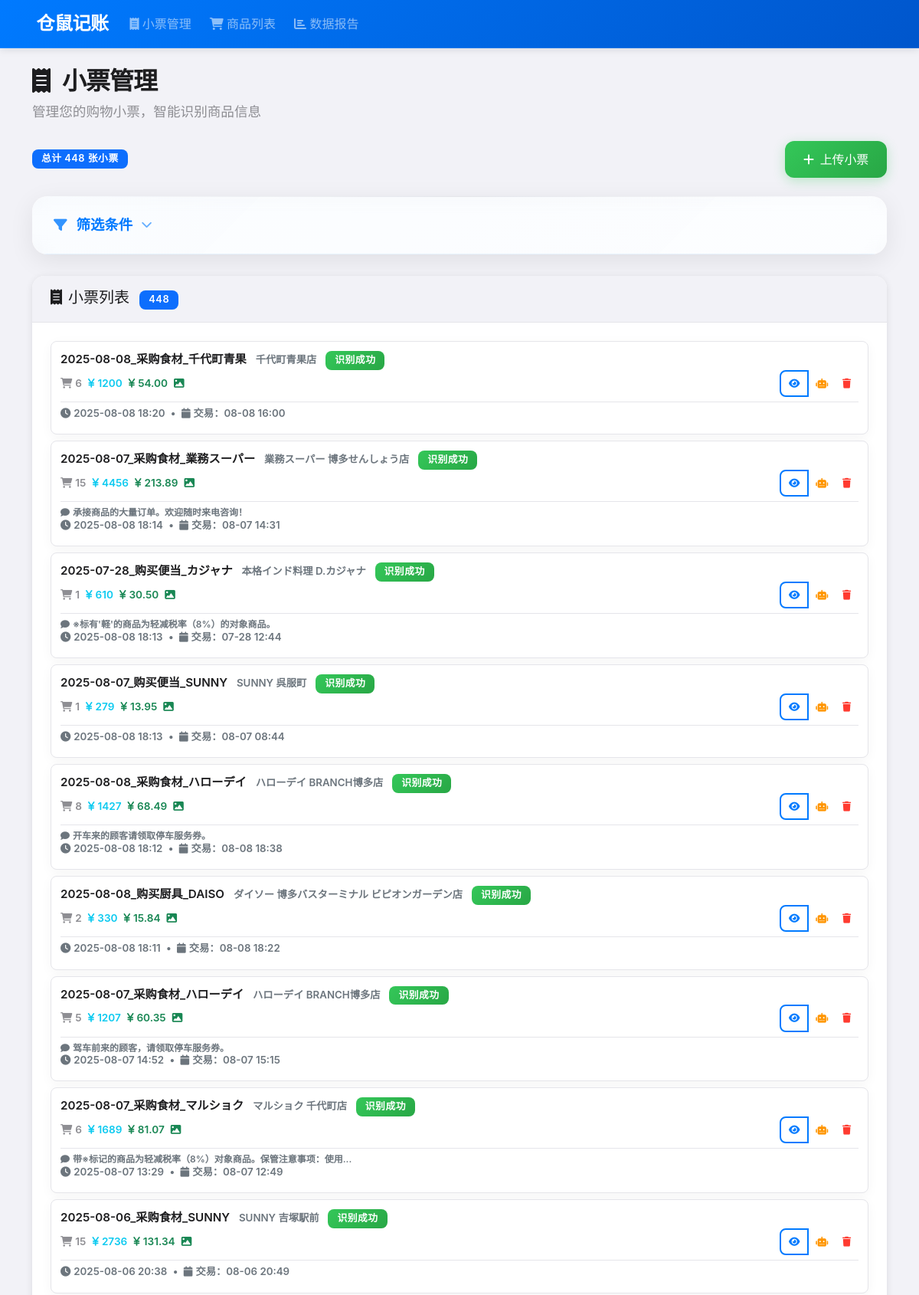
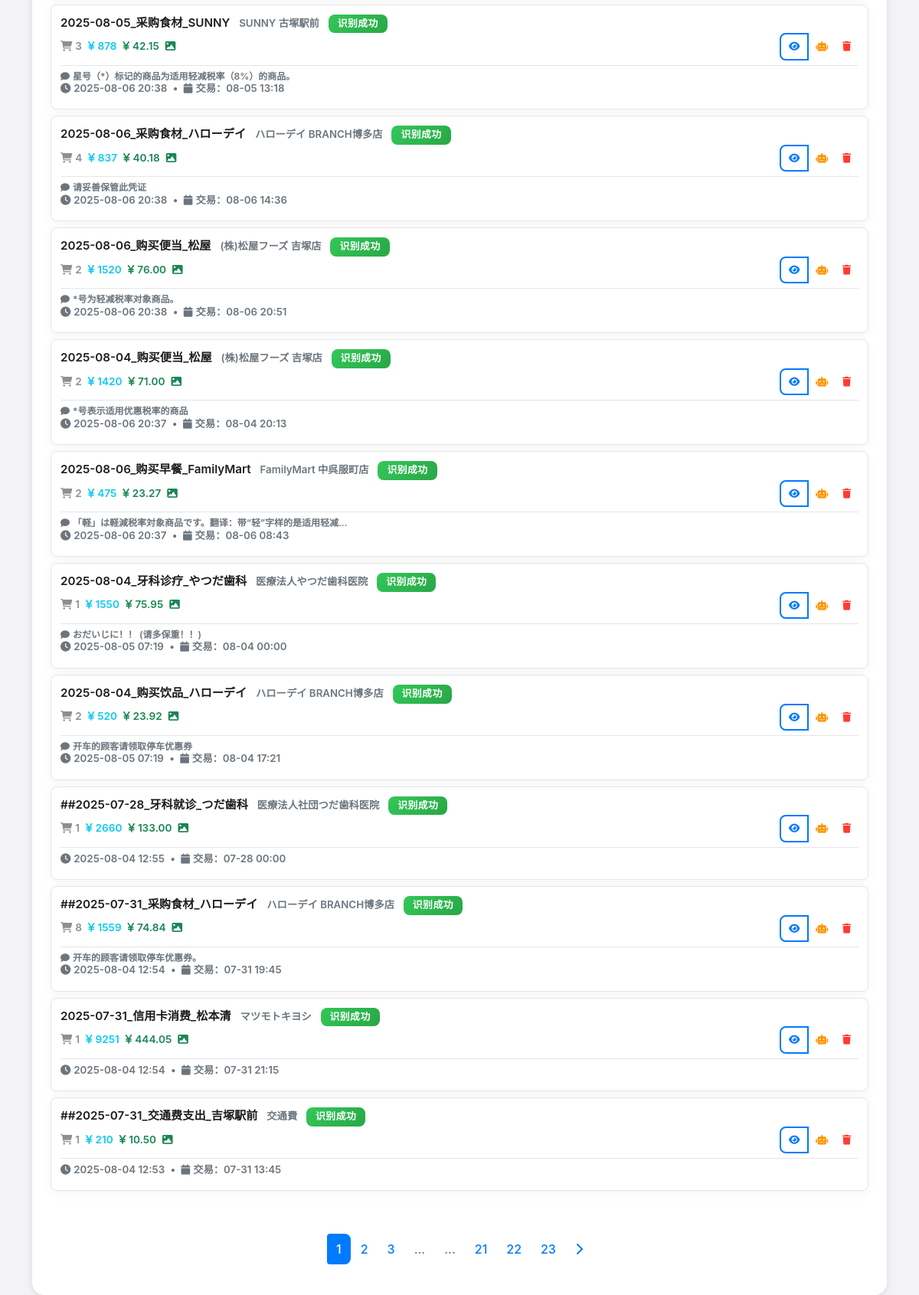
Page /receipts on the committed database (2 pictures, top to bottom).
### app/models.py (models this page shows, shortened)
class Receipt(db.Model):
    __tablename__ = "receipts"
    id: Mapped[int] = mapped_column(Integer, primary_key=True)
    name: Mapped[str] = mapped_column(
        String(255), nullable=False, default="未命名小票"
    )  # 将长度扩展到255以支持AI生成的文件名
    image_filename: Mapped[Optional[str]] = mapped_column(String(255), nullable=True)
    text_description: Mapped[Optional[str]] = mapped_column(String, nullable=True)
    notes: Mapped[Optional[str]] = mapped_column(String, nullable=True)
    exchange_rate: Mapped[Optional[float]] = mapped_column(Float, nullable=True)
    store_name: Mapped[Optional[str]] = mapped_column(
        String(100), nullable=True
    )  # 店铺名称
    store_category: Mapped[Optional[str]] = mapped_column(
        String(50), nullable=True
    )  # 店铺分类
    created_at: Mapped[datetime] = mapped_column(DateTime, default=datetime.utcnow)
    transaction_time: Mapped[Optional[datetime]] = mapped_column(
        DateTime, nullable=True
    )
    updated_at: Mapped[datetime] = mapped_column(
        DateTime, default=datetime.utcnow, onupdate=datetime.utcnow
    )
    status: Mapped[RecognitionStatus] = mapped_column(
        Enum(RecognitionStatus), default=RecognitionStatus.PENDING, nullable=False
    )
    items: Mapped[List["Item"]] = relationship(
        "Item", back_populates="receipt", cascade="all, delete-orphan"
    )

### app/frontend.py (the view)
@frontend_bp.route("/receipts")
def receipt_list():
    receipts, pagination = ReceiptService.get_all_receipts(request.args)
    return render_template(
        "receipt_list.html", receipts=receipts, pagination=pagination
    )

### app/templates/receipt_list.html (shortened to what this page needs)
{% extends "base.html" %}
{% block content %}
<div class="mb-4">
    <h1 class="page-title"><i class="fas fa-receipt me-3"></i>小票管理</h1>
    <p class="page-subtitle">管理您的购物小票，智能识别商品信息</p>
    <div class="d-flex justify-content-between align-items-center">
        <div class="d-flex align-items-center">
            <span class="badge bg-primary me-2">总计 {{ pagination.total }} 张小票</span>
        </div>
        <button class="btn btn-success" data-bs-toggle="modal" data-bs-target="#uploadModal">
            <i class="fas fa-plus me-2"></i>上传小票
        </button>
    </div>
</div>
<div class="filter-section">
    <div class="filter-header">
        <button class="filter-toggle-btn" type="button" data-bs-toggle="collapse" data-bs-target="#filterCollapse"
                aria-expanded="false" aria-controls="filterCollapse">
            <i class="fas fa-filter"></i>
            <span>筛选条件</span>
            <i class="fas fa-chevron-down" id="filterToggleIcon"></i>
        </button>
    </div>
</div>
{% if receipts %}
<div class="card">
    <div class="card-header d-flex justify-content-between align-items-center">
        <h5 class="mb-0">
            <i class="fas fa-receipt me-2"></i>小票列表
            <span class="badge bg-primary ms-2">{{ pagination.total }}</span>
        </h5>
    </div>
    <div class="card-body">
        <div class="row g-2" id="receiptGrid">
            {% for receipt in receipts %}
            <div class="col-12">
                <div class="item-compact receipt-item-compact">
                    <div class="item-name-compact">
                        <span class="receipt-title">{{ receipt.name }}</span>
                        {% if receipt.store_name %}
                        <span class="text-muted ms-2 small">{{ receipt.store_name }}</span>
                        {% endif %}
                        <span class="badge bg-{{ 'success' if receipt.status.value == '识别成功'
                                              else 'warning' if receipt.status.value in ['待处理', '正在识别']
                                              else 'danger' }} ms-2">
                            {{ receipt.status.value }}
                        </span>
                    <div class="item-details-compact">
                        <div class="item-price-compact">
                            <span class="stat-item">
                                <i class="fas fa-shopping-cart me-1"></i>{{ receipt.items|length }}
                            </span>
                            {% set total_yen = receipt.items|map(attribute='price_jpy')|select|sum %}
                            {% set total_rmb = receipt.items|map(attribute='price_cny')|select|sum %}
                            {% if total_yen and total_yen > 0 %}
                            <span class="stat-item text-info">
                                <i class="fas fa-yen-sign me-1"></i>{{ "%.0f"|format(total_yen) }}
                            </span>
                            {% endif %}
                            {% if total_rmb and total_rmb > 0 %}
                            <span class="stat-item text-success">
                                <i class="fas fa-rmb me-1"></i>{{ "%.2f"|format(total_rmb) }}
                            </span>
                            {% endif %}
                            <span class="stat-item">
                                {% if receipt.image_filename %}
                                <i class="fas fa-image text-success me-1"></i>
                                {% else %}
                                <i class="fas fa-file-text text-muted me-1"></i>
                                {% endif %}
                            </span>
                        </div>
                        <div class="btn-group btn-group-sm">
                            <a href="{{ url_for('frontend.receipt_detail', receipt_id=receipt.id) }}"
                               class="btn btn-outline-primary" title="查看详情">
                                <i class="fas fa-eye"></i>
                            </a>
                            <button class="btn btn-outline-warning"
                                    onclick="reprocessReceipt({{ receipt.id }})" title="重新识别">
                                <i class="fas fa-robot"></i>
                            </button>
                            <button class="btn btn-outline-danger"
                                    onclick="deleteReceipt({{ receipt.id }})" title="删除">
                                <i class="fas fa-trash"></i>
                            </button>
                        </div>
                    </div>
                    <div class="receipt-meta-compact">
                        {% if receipt.notes %}
                        <div class="receipt-notes-compact text-muted">
                            <i class="fas fa-comment me-1"></i>{{ receipt.notes[:30] }}{% if receipt.notes|length > 30 %}...{% endif %}
                        </div>
                        {% endif %}
                    </div>
                    <div class="receipt-source-compact">
                        <div class="small text-muted">
                            <i class="fas fa-clock me-1"></i>{{ receipt.created_at.strftime('%Y-%m-%d %H:%M') }}
                            {% if receipt.transaction_time %}
                            <span class="mx-1">•</span>
                            <i class="fas fa-calendar me-1"></i>交易：{{ receipt.transaction_time.strftime('%m-%d %H:%M') }}
                            {% endif %}
                        </div>
                    </div>
                </div>
            </div>
            {% endfor %}
        </div>
{% if pagination.pages > 1 %}
<div class="d-flex justify-content-center mt-4">
    <nav aria-label="小票列表分页" id="paginationNav">
        <ul class="pagination">
            {% for page_num in range(1, pagination.pages + 1) %}
                {% if page_num == pagination.page %}
                <li class="page-item active">
                    <span class="page-link">{{ page_num }}</span>
                </li>
                {% elif page_num <= 3 or page_num > pagination.pages - 3 or (page_num >= pagination.page - 1 and page_num <= pagination.page + 1) %}
                <li class="page-item">
                    <a class="page-link" href="{{ url_for('frontend.receipt_list',
                        page=page_num,
                        search=request.args.get('search', ''),
                        status=request.args.get('status', ''),
                        sort_by=request.args.get('sort_by', 'created_at'),
                        order=request.args.get('order', 'desc')) }}">{{ page_num }}</a>
                </li>
                {% elif page_num == 4 or page_num == pagination.pages - 3 %}
                <li class="page-item disabled">
                    <span class="page-link">...</span>
                </li>
                {% endif %}
            {% endfor %}
            {% if pagination.page < pagination.pages %}
            <li class="page-item">
                <a class="page-link" href="{{ url_for('frontend.receipt_list',
                    page=pagination.page+1,
                    search=request.args.get('search', ''),
                    status=request.args.get('status', ''),
                    sort_by=request.args.get('sort_by', 'created_at'),
                    order=request.args.get('order', 'desc')) }}">
                    <i class="fas fa-chevron-right"></i>
                </a>
            </li>
            {% endif %}
        </ul>
    </nav>
</div>
{% endif %}
    </div>
</div>
{% endif %}
{% endblock %}

### rows in the picture
Receipt: name "2025-08-08_采购食材_千代町青果", store_name "千代町青果店", status.value "识别成功", items|length "6", total_yen "1200", total_rmb "54.00", created_at "2025-08-08 18:20", transaction_time "08-08 16:00"
Receipt: name "2025-08-07_采购食材_業務スーパー", store_name "業務スーパー 博多せんしょう店", status.value "识别成功", items|length "15", total_yen "4456", total_rmb "213.89", notes "承接商品的大量订单。欢迎随时来电咨询！", created_at "2025-08-08 18:14", transaction_time "08-07 14:31"
Receipt: name "2025-07-28_购买便当_カジャナ", store_name "本格インド料理 D.カジャナ", status.value "识别成功", items|length "1", total_yen "610", total_rmb "30.50", notes "※标有'軽'的商品为轻减税率（8%）的对象商品。", created_at "2025-08-08 18:13", transaction_time "07-28 12:44"
Receipt: name "2025-08-07_购买便当_SUNNY", store_name "SUNNY 呉服町", status.value "识别成功", items|length "1", total_yen "279", total_rmb "13.95", created_at "2025-08-08 18:13", transaction_time "08-07 08:44"
Receipt: name "2025-08-08_采购食材_ハローデイ", store_name "ハローデイ BRANCH博多店", status.value "识别成功", items|length "8", total_yen "1427", total_rmb "68.49", notes "开车来的顾客请领取停车服务券。", created_at "2025-08-08 18:12", transaction_time "08-08 18:38"
Receipt: name "2025-08-08_购买厨具_DAISO", store_name "ダイソー 博多バスターミナル ビピオンガーデン店", status.value "识别成功", items|length "2", total_yen "330", total_rmb "15.84", created_at "2025-08-08 18:11", transaction_time "08-08 18:22"
Receipt: name "2025-08-07_采购食材_ハローデイ", store_name "ハローデイ BRANCH博多店", status.value "识别成功", items|length "5", total_yen "1207", total_rmb "60.35", notes "驾车前来的顾客，请领取停车服务券。", created_at "2025-08-07 14:52", transaction_time "08-07 15:15"
Receipt: name "2025-08-07_采购食材_マルショク", store_name "マルショク 千代町店", status.value "识别成功", items|length "6", total_yen "1689", total_rmb "81.07", notes "带※标记的商品为轻减税率（8%）对象商品。保管注意事项：使用", created_at "2025-08-07 13:29", transaction_time "08-07 12:49"
Receipt: name "2025-08-06_采购食材_SUNNY", store_name "SUNNY 吉塚駅前", status.value "识别成功", items|length "15", total_yen "2736", total_rmb "131.34", created_at "2025-08-06 20:38", transaction_time "08-06 20:49"
Receipt: name "2025-08-05_采购食材_SUNNY", store_name "SUNNY 古塚駅前", status.value "识别成功", items|length "3", total_yen "878", total_rmb "42.15", notes "星号（*）标记的商品为适用轻减税率（8%）的商品。", created_at "2025-08-06 20:38", transaction_time "08-05 13:18"
Receipt: name "2025-08-06_采购食材_ハローデイ", store_name "ハローデイ BRANCH博多店", status.value "识别成功", items|length "4", total_yen "837", total_rmb "40.18", notes "请妥善保管此凭证", created_at "2025-08-06 20:38", transaction_time "08-06 14:36"
Receipt: name "2025-08-06_购买便当_松屋", store_name "(株)松屋フーズ 吉塚店", status.value "识别成功", items|length "2", total_yen "1520", total_rmb "76.00", notes "*号为轻减税率对象商品。", created_at "2025-08-06 20:38", transaction_time "08-06 20:51"
Receipt: name "2025-08-04_购买便当_松屋", store_name "(株)松屋フーズ 吉塚店", status.value "识别成功", items|length "2", total_yen "1420", total_rmb "71.00", notes "*号表示适用优惠税率的商品", created_at "2025-08-06 20:37", transaction_time "08-04 20:13"
Receipt: name "2025-08-06_购买早餐_FamilyMart", store_name "FamilyMart 中呉服町店", status.value "识别成功", items|length "2", total_yen "475", total_rmb "23.27", notes "「軽」は軽減税率対象商品です。翻译：带“轻”字样的是适用轻减", created_at "2025-08-06 20:37", transaction_time "08-06 08:43"
Receipt: name "2025-08-04_牙科诊疗_やつだ歯科", store_name "医療法人やつだ歯科医院", status.value "识别成功", items|length "1", total_yen "1550", total_rmb "75.95", notes "おだいじに！！ (请多保重！！)", created_at "2025-08-05 07:19", transaction_time "08-04 00:00"
Receipt: name "2025-08-04_购买饮品_ハローデイ", store_name "ハローデイ BRANCH博多店", status.value "识别成功", items|length "2", total_yen "520", total_rmb "23.92", notes "开车的顾客请领取停车优惠券", created_at "2025-08-05 07:19", transaction_time "08-04 17:21"
Receipt: name "##2025-07-28_牙科就诊_つだ歯科", store_name "医療法人社団つだ歯科医院", status.value "识别成功", items|length "1", total_yen "2660", total_rmb "133.00", created_at "2025-08-04 12:55", transaction_time "07-28 00:00"
Receipt: name "##2025-07-31_采购食材_ハローデイ", store_name "ハローデイ BRANCH博多店", status.value "识别成功", items|length "8", total_yen "1559", total_rmb "74.84", notes "开车的顾客请领取停车优惠券。", created_at "2025-08-04 12:54", transaction_time "07-31 19:45"
Receipt: name "2025-07-31_信用卡消费_松本清", store_name "マツモトキヨシ", status.value "识别成功", items|length "1", total_yen "9251", total_rmb "444.05", created_at "2025-08-04 12:54", transaction_time "07-31 21:15"
Receipt: name "##2025-07-31_交通费支出_吉塚駅前", store_name "交通費", status.value "识别成功", items|length "1", total_yen "210", total_rmb "10.50", created_at "2025-08-04 12:53", transaction_time "07-31 13:45"

### other values in the picture
{{ pagination.total }} "448"
{{ page_num }} "1"
{{ page_num }} "2" "3" "21" "22" "23"
